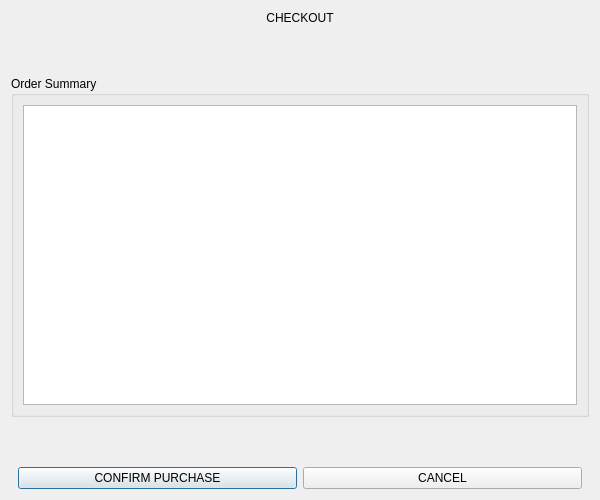
<?xml version="1.0" encoding="UTF-8"?>
<ui version="4.0">
 <class>ReceiptDialog</class>
 <widget class="QDialog" name="ReceiptDialog">
  <property name="geometry">
   <rect>
    <x>0</x>
    <y>0</y>
    <width>600</width>
    <height>500</height>
   </rect>
  </property>
  <property name="windowTitle">
   <string>Order Receipt</string>
  </property>
  <layout class="QVBoxLayout" name="verticalLayout">
   <item>
    <widget class="QLabel" name="titleLabel">
     <property name="text">
      <string>CHECKOUT</string>
     </property>
     <property name="alignment">
      <set>Qt::AlignCenter</set>
     </property>
    </widget>
   </item>
   <item>
    <spacer name="topSpacer">
     <property name="orientation">
      <enum>Qt::Vertical</enum>
     </property>
     <property name="sizeHint" stdset="0">
      <size>
       <width>20</width>
       <height>20</height>
      </size>
     </property>
    </spacer>
   </item>
   <item>
    <widget class="QGroupBox" name="summaryGroup">
     <property name="title">
      <string>Order Summary</string>
     </property>
     <layout class="QVBoxLayout" name="summaryLayout">
      <item>
       <widget class="QPlainTextEdit" name="orderSummaryText">
        <property name="readOnly">
         <bool>true</bool>
        </property>
        <property name="minimumSize">
         <size>
          <width>0</width>
          <height>300</height>
         </size>
        </property>
       </widget>
      </item>
     </layout>
    </widget>
   </item>
   <item>
    <spacer name="bottomSpacer">
     <property name="orientation">
      <enum>Qt::Vertical</enum>
     </property>
     <property name="sizeHint" stdset="0">
      <size>
       <width>20</width>
       <height>20</height>
      </size>
     </property>
    </spacer>
   </item>
   <item>
    <layout class="QHBoxLayout" name="buttonLayout">
     <item>
      <spacer name="leftSpacer">
       <property name="orientation">
        <enum>Qt::Horizontal</enum>
       </property>
      </spacer>
     </item>
     <item>
      <widget class="QPushButton" name="confirmButton">
       <property name="text">
        <string>CONFIRM PURCHASE</string>
       </property>
       <property name="default">
        <bool>true</bool>
       </property>
      </widget>
     </item>
     <item>
      <widget class="QPushButton" name="cancelButton">
       <property name="text">
        <string>CANCEL</string>
       </property>
      </widget>
     </item>
     <item>
      <spacer name="rightSpacer">
       <property name="orientation">
        <enum>Qt::Horizontal</enum>
       </property>
      </spacer>
     </item>
    </layout>
   </item>
  </layout>
 </widget>
 <resources/>
 <connections/>
</ui>
